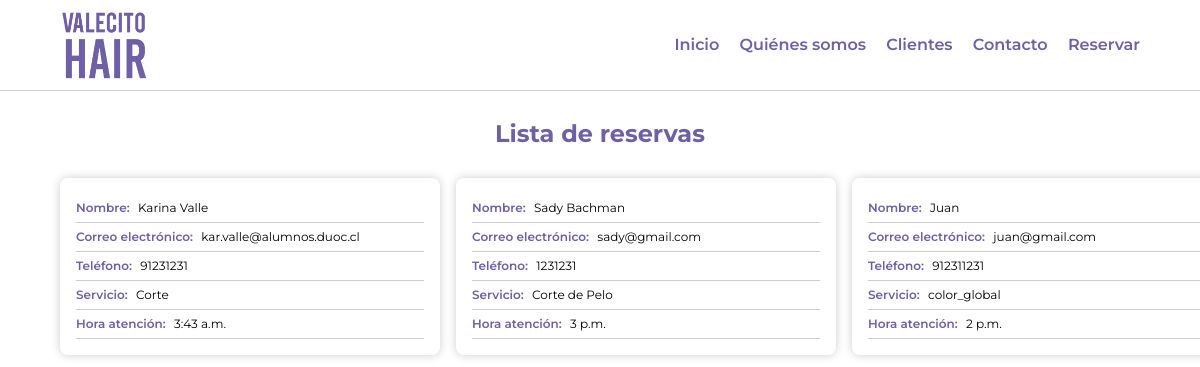
Before: /listar-reservas with the older database file.
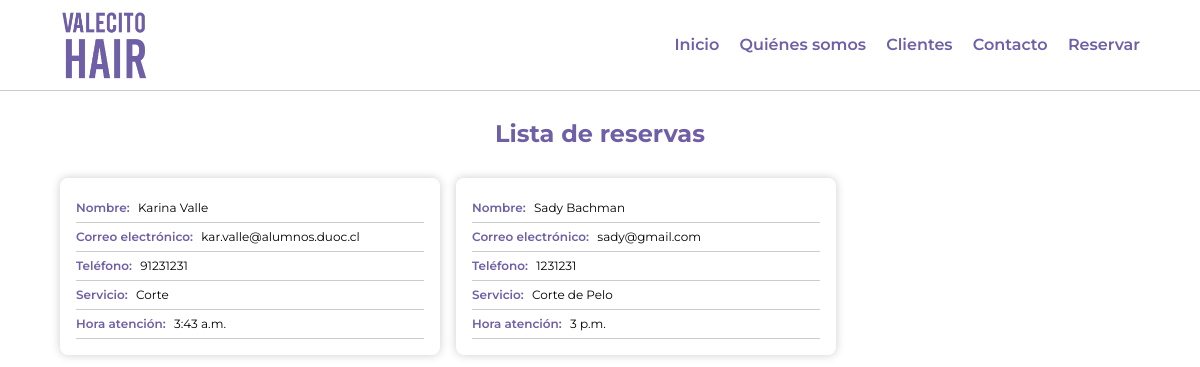
After: the same page with the newer database file.
### main/models.py (models this page shows)
class Reserva(models.Model):
    nombre_completo= models.CharField(max_length=100)
    correo = models.EmailField(max_length=100)
    telefono = models.CharField(max_length=10)
    servicio = models.CharField(max_length=50)
    hora = models.TimeField()

### main/views.py (the view)
# urls.py: path('listar-reservas', views.list, name='listar'),
def list(request):
    return render(request, "listar.html", { "reservas": Reserva.objects.all() })

### main/templates/listar.html (shortened to what this page needs)
<!DOCTYPE html>
<html lang="es">
<head>
  {% load static %}
  <link rel="stylesheet" href="{% static 'css/listar.css' %}">
  <link rel="stylesheet" href="{% static 'img/icons/style.css' %}">
  <link rel="stylesheet" href="{% static 'css/template.css' %}">
</head>
<body>
  <main class="main">
    <header class="header">
      <div class="wrapper">
        <img src="{% static 'img/images/logo.png' %}" class="logo" />
        <nav class="menu">
          <a class="menu-link" href="/">Inicio</a>
          <a class="menu-link" href="/">Quiénes somos</a>
          <a class="menu-link" href="/">Clientes</a>
          <a class="menu-link" href="/">Contacto</a>
          <a class="menu-link" href="/reservar">Reservar</a>
        </nav>
      </div>
    </header>
    <h1 class="title">Lista de reservas</h1>
    <div class="container">
      {% for res in reservas %}
        <article class="item">
          <div class="item-label">
            <span class="name">Nombre:</span>
            {{ res.nombre_completo }}
          </div>
          <div class="item-label">
            <span class="name">Correo electrónico:</span>
            {{ res.correo }}
          </div>
          <div class="item-label">
            <span class="name">Teléfono:</span>
            {{ res.telefono }}
          </div>
          <div class="item-label">
            <span class="name">Servicio:</span>
            {{ res.servicio }}
          </div>
          <div class="item-label">
            <span class="name">Hora atención:</span>
            {{ res.hora }}
          </div>
        </article>
      {% endfor %}
    </div>
</body>
</html>

### main/static/css/listar.css (style rules this page uses)
.title { text-align: center; margin: 2rem 0; font-size: 1.5rem; color: var(--purple-color); }
.container { display: grid; grid-template-columns: 1fr 1fr 1fr; gap: 1rem; max-width: var(--wrapper); width: 90%; margin: 0 auto; }
.container .item { padding: 1rem; border-radius: .5rem; box-shadow: 0 0 10px rgba(0, 0, 0, 0.2); width: 380px; }
.item .item-label { border-bottom: 1px solid #ccc; padding: .5rem 0; font-size: .75rem; }
.item .item-label .name { font-weight: 600; color: var(--purple-color); margin-right: .325rem; }

### main/static/css/template.css (style rules this page uses)
:root { --font-stack: 'Montserrat', sans-serif; --wrapper: 1200px; --purple-color: #6F5FA6; --dark-purple-color: #372B62; --pink-color: #F4ADBD; --sky-color: #8ACFDE; --font-light: 300; --font-regular: 400; --font-medium: 500; --font-semibold: 600; --font-bold: 700; }
* { box-sizing: border-box; }
body { font-size: 16px; padding: 90px 0 0 0; margin: 0; background: white; font-family: var(--font-stack); }
.header { background: white; margin: 0; border-bottom: 1px solid #CCC; position: fixed; top: 0; left: 0; right: 0; z-index: 10; }
.header .wrapper { max-width: var(--wrapper); width: 90%; margin: 0 auto; height: 90px; display: flex; align-items: center; justify-content: space-between; }
.logo { width: 90px; display: block; }
.menu-link { font-size: 1rem; margin-right: 1rem; color: var(--purple-color); text-decoration: none; font-weight: var(--font-semibold); }
.menu-link:last-child { margin: 0; }

Changed rows visible on the page:
removed Reserva: nombre_completo "Juan", correo "juan@gmail.com", telefono "912311231", servicio "color_global", hora "2 p.m."
